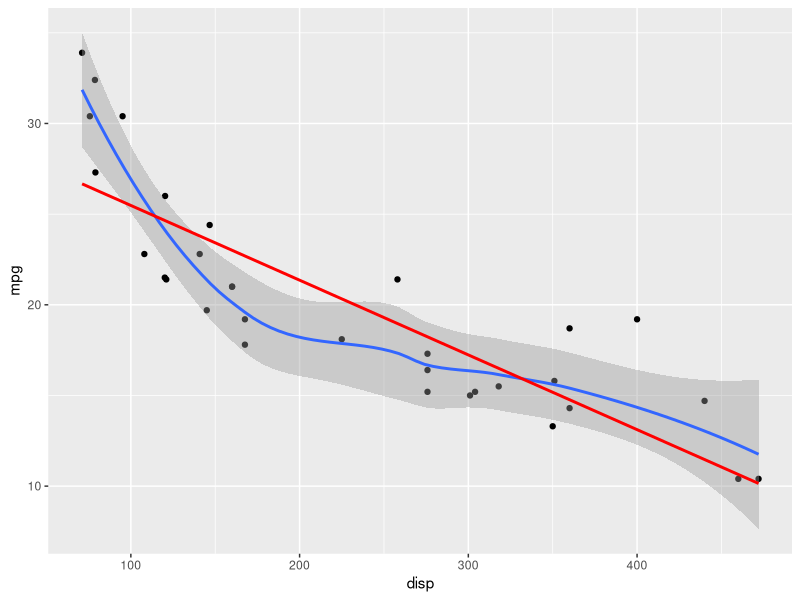
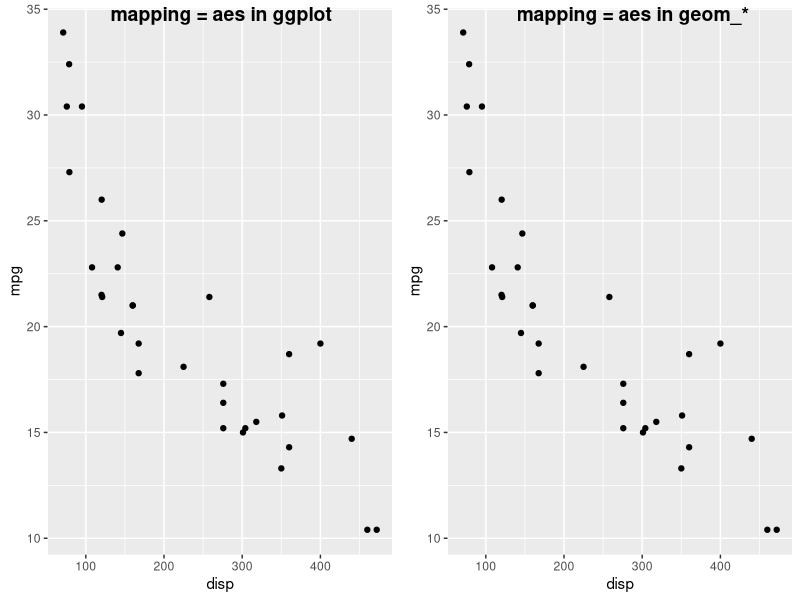
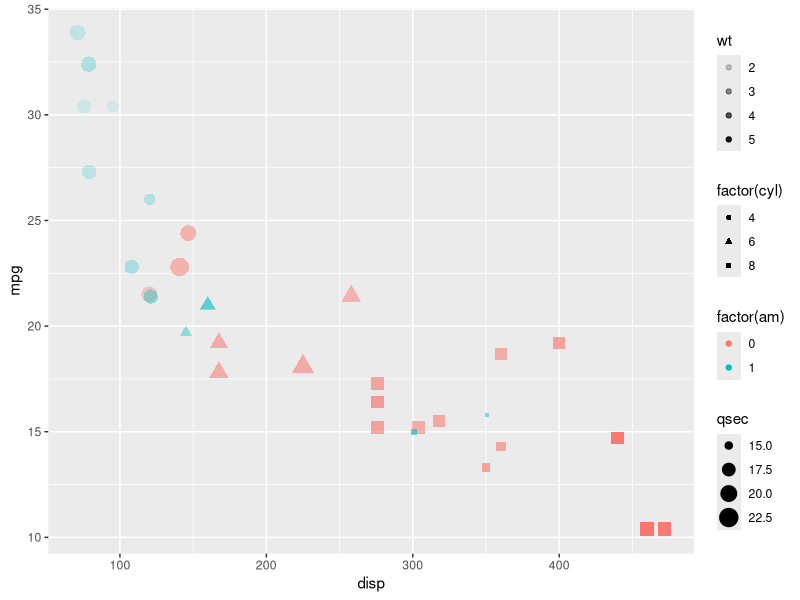
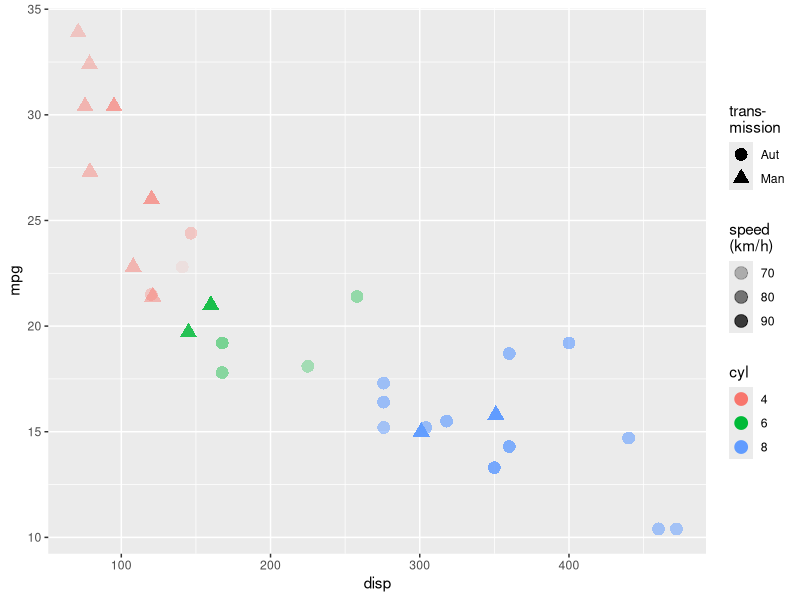
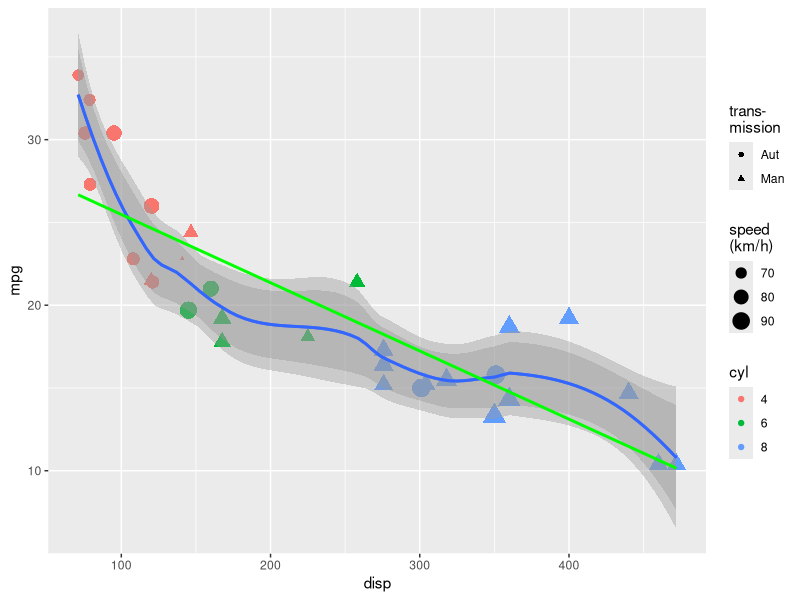
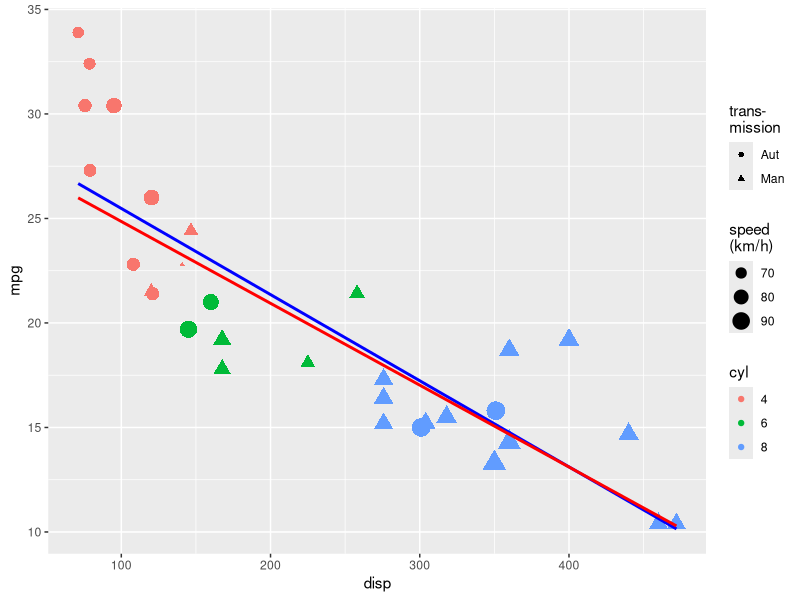

R code for these plots, in order:
## ---- chunk 1
#| label: setup
#| message: false
#| output: false
library(tidyverse)
library(ggpubr)
## ---- chunk 2
ggplot(
  data = mtcars, 
  mapping = aes(x = disp, y = mpg)
  ) + 
  geom_point() +
  geom_smooth(level = 0.99) + 
  geom_smooth(method = "lm", 
              colour = "red", 
              se = FALSE)
## ---- chunk 3
gg1 <-   ggplot(data = mtcars, mapping = aes(x = disp, y = mpg)) +
  geom_point()
## ---- chunk 4
gg2 <-   ggplot(data = mtcars) +
  geom_point(mapping = aes(x = disp, y = mpg))
## ---- chunk 5
ggarrange(gg1, gg2, labels = c("mapping = aes in ggplot", "mapping = aes in geom_*"),
          nrow = 1)
## ---- chunk 6
ggplot() + 
  geom_point(
    mapping = aes(x = disp, y = mpg,
                  colour = factor(am),
                  size = qsec,
                  alpha = wt,
                  shape = factor(cyl),
                  ),
    data = mtcars
    )
## ---- chunk 7
ggplot() +
  geom_point(
    data = mtcars,
    mapping = aes(
      x = disp, 
      y = mpg, 
      colour = factor(cyl), 
      alpha = 3.6*(0.25*1609.347)/qsec, 
      shape = factor(ifelse(am, "Man", "Aut"))
      ), 
    size = 4
    ) + 
  labs(
    colour = "cyl", 
    alpha = "speed\n(km/h)", 
    shape = "trans-\nmission"
    )
## ---- chunk 8
ggplot() +
  geom_point(
    data = mtcars,
    mapping = aes(
      x = disp,
      y = mpg, 
      colour = factor(cyl), 
      size = 3.6*(0.25*1609.347)/qsec, 
      shape = factor(
        # Note codeing am
        # 0 automatic, 1 manual
        ifelse(
          am, 
          "Aut", 
          "Man"
          )
        )
      )
    ) +
  labs(
    colour = "cyl", 
    size = "speed\n(km/h)", 
    shape = "trans-\nmission"
    ) +
  geom_smooth(
    data = mtcars, 
    mapping = aes(x = disp, y = mpg),
    span = 0.5,
    level = 0.99
    ) +
   geom_smooth(
    data = mtcars, 
    mapping = aes(x = disp, y = mpg),
    span = 0.5,
    level = 0.95
    ) +
  geom_smooth(
    data = mtcars, 
    mapping = aes(x = disp, y = mpg),
    method = lm,
    se = FALSE,
    colour = "green"
  )
## ---- chunk 9
ggplot() +
  geom_point(
    data = mtcars,
    mapping = aes(
      x = disp,
      y = mpg, 
      colour = factor(cyl), 
      size = 3.6*(0.25*1609.347)/qsec, 
      shape = factor(
        # Note codeing am
        # 0 automatic, 1 manual
        ifelse(
          am, 
          "Aut", 
          "Man"
          )
        )
      )
    ) +
  labs(
    colour = "cyl", 
    size = "speed\n(km/h)", 
    shape = "trans-\nmission"
    ) +
    geom_smooth(
    data = mtcars, 
    mapping = aes(x = disp, y = mpg),
    method = lm,
    colour = "blue",
    se = FALSE,
    ) +
  #robust rlm
   geom_smooth(
    data = mtcars, 
    mapping = aes(x = disp, y = mpg),
    method = MASS::rlm,
    colour = "red",
    se = FALSE,
    )
